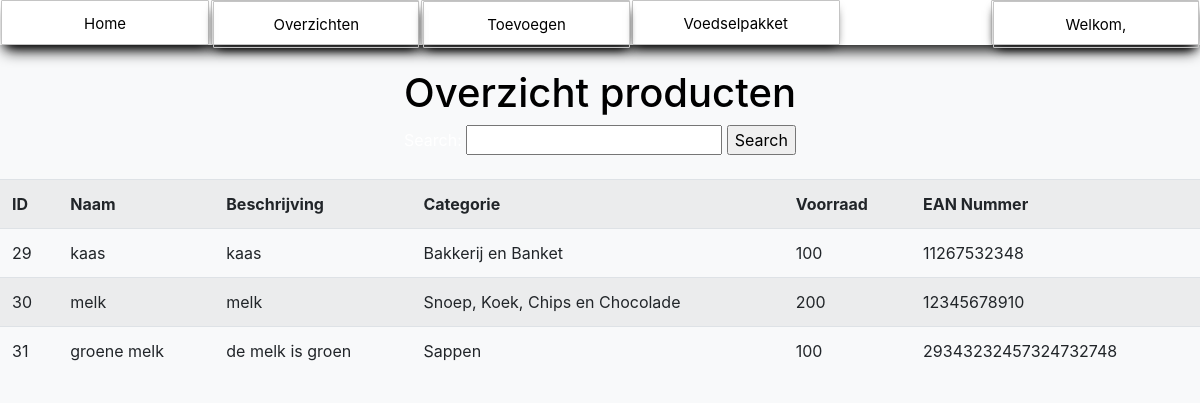
/alleproducten.php (signed in), run on an earlier commit of the app's database.
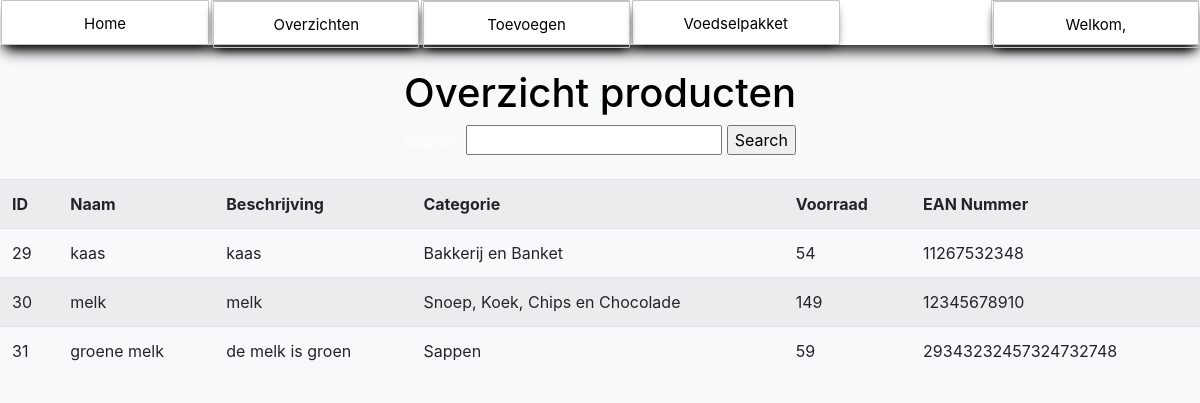
And on a later commit of the database.
### tables this page shows
CREATE TABLE `producten` (
  `id` int NOT NULL,
  `naam` varchar(255) NOT NULL,
  `beschrijving` varchar(100) NOT NULL,
  `categorie` varchar(500) NOT NULL,
  `voorraad` int NOT NULL,
  `EAN_Nummer` varchar(255) NOT NULL
);

### alleproducten.php (the view, shortened to what this page needs)
<!DOCTYPE html>
<html lang="en">
<head>
    <link href="https://stackpath.bootstrapcdn.com/bootstrap/4.5.0/css/bootstrap.min.css" rel="stylesheet">
</head>
<body class="bg-light">
    <?php
        include "navigation.php";
        if (isset($_SESSION['loggedin']) && $_SESSION['loggedin'] == true) {
    ?>
    <br>
    <CENTER><h1 style="color: black;">Overzicht producten</h1>
    <form method="GET" action="search.php">
    Search: <input type="text" name="query">
    <input type="submit" value="Search">
</form>
    <div class="table-responsive mt-4">
        <table class="table table-striped">
        <tr>
            <th>ID</th>
            <th>Naam</th>
            <th>Beschrijving</th>
            <th>Categorie</th>
            <th>Voorraad</th>
            <th>EAN Nummer</th>
        </tr>
        </div>
        </CENTER>
<?php
        include 'config.php';
        $sql = "SELECT * FROM producten";
        $params = [];
        try {
            $stmt = $conn->prepare($sql);
            $stmt->execute($params);
            $products = $stmt->fetchAll();
            foreach ($products as $product) {
                echo "<tr>";
                echo "<td>" . $product['id'] . "</td>";
                echo "<td>" . $product['naam'] . "</td>";
                echo "<td>" . $product['beschrijving'] . "</td>";
                echo "<td>" . $product['categorie'] . "</td>";
                echo "<td>" . $product['voorraad'] . "</td>";
                echo "<td>" . $product['EAN_Nummer'] . "</td>";
                echo "</tr>";
            }
        } catch (PDOException $e) {
            echo "<div class='alert alert-danger'>" . $e->getMessage() . "</div>";
        }
    }
    ?>
</body>
</html>

### navigation.php (shortened to what this page needs)
<!DOCTYPE html>
<html>
<head>
  <link rel="stylesheet" type="text/css" media="screen" href="navigation.css" />
</head>
<body>
<?php
if (isset($_SESSION['loggedin']) && $_SESSION['loggedin'] == true) {
?>
<section>
  <center>
    <div>
      <nav class="nav_bar">
        <div onclick="location.href='index.php';">Home</div>
        <div class="dropdown">
          <div class="hover-button">Overzichten</div>
        </div>
        <div class="dropdown">
          <div class="hover-button">Toevoegen</div>
        </div>
        <div onclick="location.href='samenstellen.php';">Voedselpakket</div>
        <div class="dropdown">
          <div style="color: black;">Welkom, <?php echo $_SESSION['user_name']; ?></div>
        </div>
      </nav>
    </div>
  </center>
</section>
<?php
}
?>

### navigation.css (style rules this page uses)
body { color: white; padding: 0; margin: 0; }
.nav_bar { position: absolute; color: black; text-align: center; display: flex; box-shadow: 0px 10px 15px -5px black; position: relative; width: 100%; height: 45px; background: #ffffff; font-size: 15px; z-index: 0; line-height: 45px; }
.nav_bar div { color: black; width: 100%; box-shadow: 0px 5px 10px -5px black; cursor: pointer; transition: all 0.5s ease; border: 0.1px solid rgb(196, 196, 196); border-radius: 1px; margin-left: 1px; margin-right: 1px; }
.nav_bar div:nth-child(4) { margin-right: 150px; }
.dropdown { position: relative; display: inline-block; }
.hover-button { border: 1px solid black; }

### navigation.php (style rules this page uses)
.nav_bar { position: relative; z-index: 900; }

What changed in the data, as far as the page shows it:
changed producten "kaas": voorraad "100" → "54"
changed producten "melk": voorraad "200" → "149"
changed producten "groene melk": voorraad "100" → "59"
